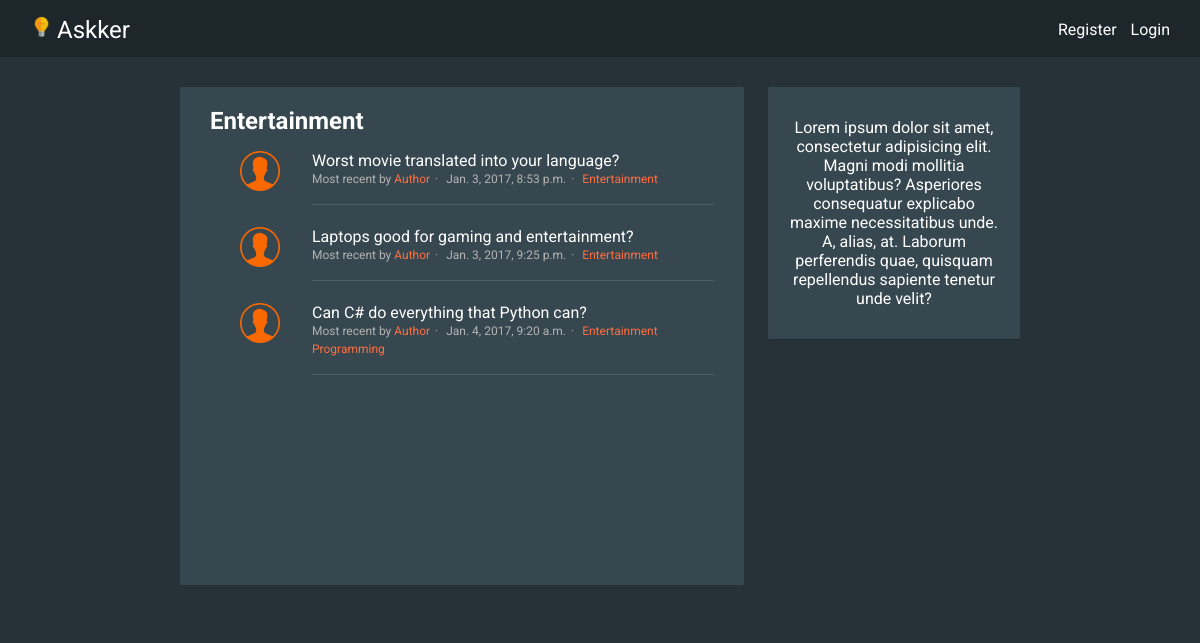
Screenshot of /topics/entertainment with the database file from the repository.
### questions/models.py (models this page shows, shortened)
class Topic(models.Model):
    name = models.CharField(max_length=20)
    slug = models.SlugField()

class Question(models.Model):
    topics = models.ManyToManyField('questions.Topic', related_name="questions")
    title = models.CharField(max_length=50)
    body = models.CharField(max_length=200)
    author = models.ForeignKey(User, default="")
    slug = models.SlugField(default="")
    created_at = models.DateTimeField(default=timezone.now)
    votes = VotableManager()

### questions/views/topic_detail.py (the view)
# urls.py: url(r'^topics/(?P<topic_slug>[\w-]+?)$', TopicDetailView.as_view(), name="topic_detail"),
class TopicDetailView(DetailView):
    template_name = "questions/topic_detail.html"
    model = Topic
    context_object_name = "topic"
    slug_url_kwarg = "topic_slug"
    def get_context_data(self, **kwargs):
        data = super(TopicDetailView, self).get_context_data(**kwargs)
        data['questions'] = self.object.questions.all()
        data['topic_list'] = Topic.objects.all().annotate(question_count=Count("questions"))
        return data

### templates/questions/topic_detail.html (shortened to what this page needs)
{% extends "body.html" %}
{% block content %}
    <div class="topic-detail-list">
        <h2 class="topic-detail-list__title">{{ topic.name }}</h2>
        <ul class="question-list__list">
            {% for question in questions %}
                <li class="question">
                    <div class="question__author">
                        <a class="question__author-link" href=""><img class="question__author-avatar" width="40" height="40" src="/static/img/user.png" alt=""></a>
                    </div>
                    <div class="question__content">
                        <div class="question__title">
                            <a href="{% url "question_detail" question_slug=question.slug %}">{{ question.title }}</a>
                        </div>
                        <div class="question__meta">
                            <span class="question__meta-item">
                                Most recent by <a class="link--orange">Author</a></span>
                            <span class="question__meta-item">{{ question.created_at }}</span>
                            <span class="question__meta-item">
                                {% for topic in question.topics.all %}
                                    <a href="{% url "topic_detail" topic_slug=topic.slug %}" class="question__topic-link link--orange">{{ topic.name }}</a>
                                {% endfor %}
                            </span>
                        </div>
                    </div>
                </li>
            {% endfor %}
        </ul>
    </div>
{% endblock %}

### static/css/styles.css (style rules this page uses)
body { margin: 0; padding: 0; height: 100%; font-family: "Roboto", sans-serif; background-color: #263238; color: white; }
a { color: white; text-decoration: none; }
ul { list-style: none; }
.link--orange { color: #FF6E40; }
.question-list__list { margin: 0; padding: 0; color: white; }
.topic-detail-list__title { margin: 0; }
.question { width: 100%; }
.question:after { content: ""; clear: both; display: table; }
.question__content { margin: 0 0 0 102px; padding: 16px 30px 16px 0; border-bottom: 1px solid #4f5d64; }
.question__author { float: left; width: 40px; padding: 16px 30px; }
.question__author-link { display: inline-block; }
.question__topic-link { margin-right: 5px; }
.question__meta { margin: 0; padding: 0; font-size: 12px; line-height: 18px; color: #b3b3b3; }
.question__meta-item:not(:last-child) { margin-right: 5px; }
.question__meta-item:not(:last-child):after { margin: 0 0 0 5px; content: "·"; }

### rows the page displays
Topic: name "Entertainment"
Question: title "Worst movie translated into your language?", created_at "Jan. 3, 2017, 8:53 p.m."
Question: title "Laptops good for gaming and entertainment?", created_at "Jan. 3, 2017, 9:25 p.m."
Question: title "Can C# do everything that Python can?", created_at "Jan. 4, 2017, 9:20 a.m."
Topic: name "Programming"
